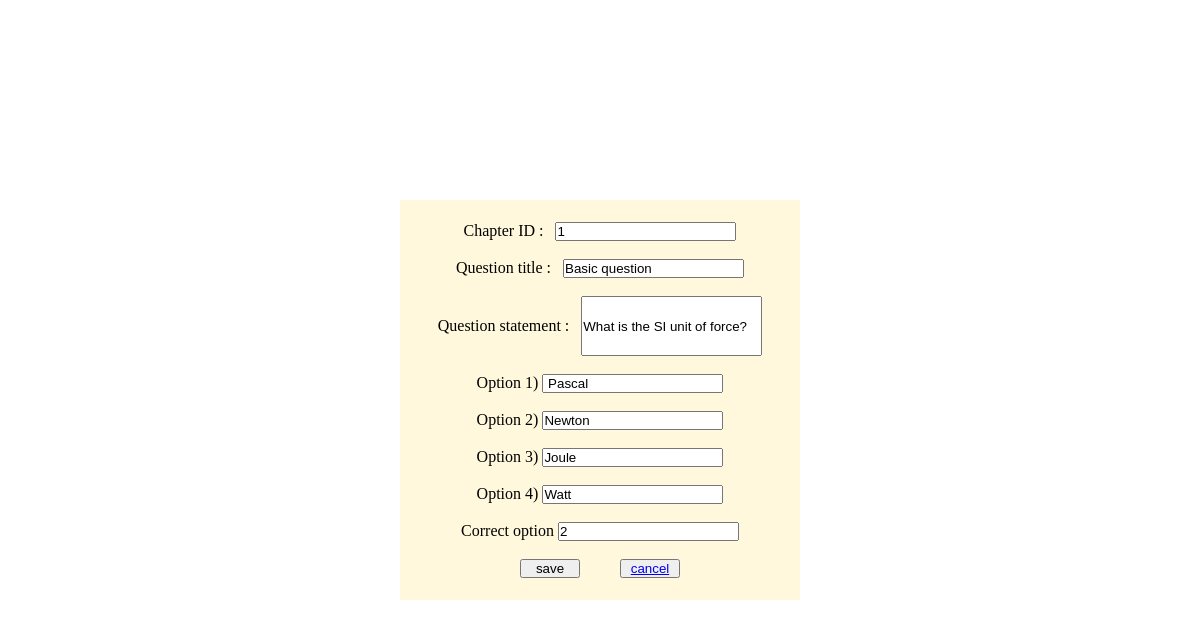
The app's page /edit2/1 with its own data.
### tables this page shows
CREATE TABLE question(
    id INTEGER PRIMARY KEY AUTOINCREMENT,
    quiz_id INTEGER,
    question_statement TEXT,
    option_1 TEXT,
    option_2 TEXT,option_3 TEXT,option_4 TEXT,correct_option TEXT,chid TEXT,question_title TEXT,FOREIGN KEY(quiz_id) REFERENCES quiz(id)
);

### app.py (the view)
@app.route('/edit2/<id>')
def edit_q(id):
    b = getqbyquesid(id)
    return render_template('edit2.html',a=b,i=id)

### database.py (called while the page is built)
def getqbyquesid(id):
    con = sqlite3.connect('database.sqlite3')
    cur = con.cursor()
    cur.execute('SELECT chid,question_title,question_statement,option_1,option_2,option_3,option_4,correct_option FROM question WHERE id = ?',(id,))
    res = cur.fetchall()
    con.commit()
    con.close()
    return res

### templates/edit2.html (shortened to what this page needs)
<!DOCTYPE html>
<html lang="en">
<head>
</head>
<body>
    <div id="main">
        <div id="box">
            <form action="/edit_q/{{i}}" method="post">
                <label for="Chapter_ID">Chapter ID : &nbsp</label>
                <input type="text" id="Chapter_ID" name="Chapter_ID" value="{{a[0][0]}}"><br><br>
                <label for="q_t">Question title : &nbsp</label>
                <input type="text" id="q_t" name="q_t" value="{{a[0][1]}}"><br><br>
                <label for="q_state">Question statement : &nbsp</label>
                <input type="text" id="description" name="q_state" value="{{a[0][2]}}"><br> <br>
                <div id="single_correct">
                    <label for="option1">Option 1)</label>
                    <input type="text" name="option1" id="option1" value="{{a[0][3]}}"><br><br>
                    <label for="option2">Option 2)</label>
                    <input type="text" name="option2" id="option2" value="{{a[0][4]}}"><br><br>
                    <label for="option3">Option 3)</label>
                    <input type="text" name="option3" id="option3" value="{{a[0][5]}}"><br><br>
                    <label for="option4">Option 4)</label>
                    <input type="text" name="option4" id="option4" value="{{a[0][6]}}"><br><br>
                    <label for="croption">Correct option </label>
                    <input type="text" name="croption" id="croption" value="{{a[0][7]}}"><br><br>
                </div>
                <input type="submit" value="save" id="Submit">&nbsp &nbsp &nbsp &nbsp &nbsp
                <button><a href="/quizmg">cancel</a></button>
            </form>
        </div>
    </div>
</body>
</html>

### templates/edit2.html (style rules this page uses)
* { margin: 0%; padding: 0%; box-sizing: border-box; }
html,body { height: 100%; width: 100%; }
form { text-align: center; }
#main { display: flex; align-items: center; justify-content: center; }
#box { display: flex; align-items: center; justify-content: center; margin-top: 200px; width: 400px; height: 400px; background-color: cornsilk; }
#description { height: 60px; }
#Submit { width: 60px; }
button { width: 60px; }

### records on screen
question: Chapter_ID "1", q_t "Basic question", q_state "What is the SI unit of force?", option1 "Pascal", option2 "Newton", option3 "Joule", option4 "Watt", croption "2"
